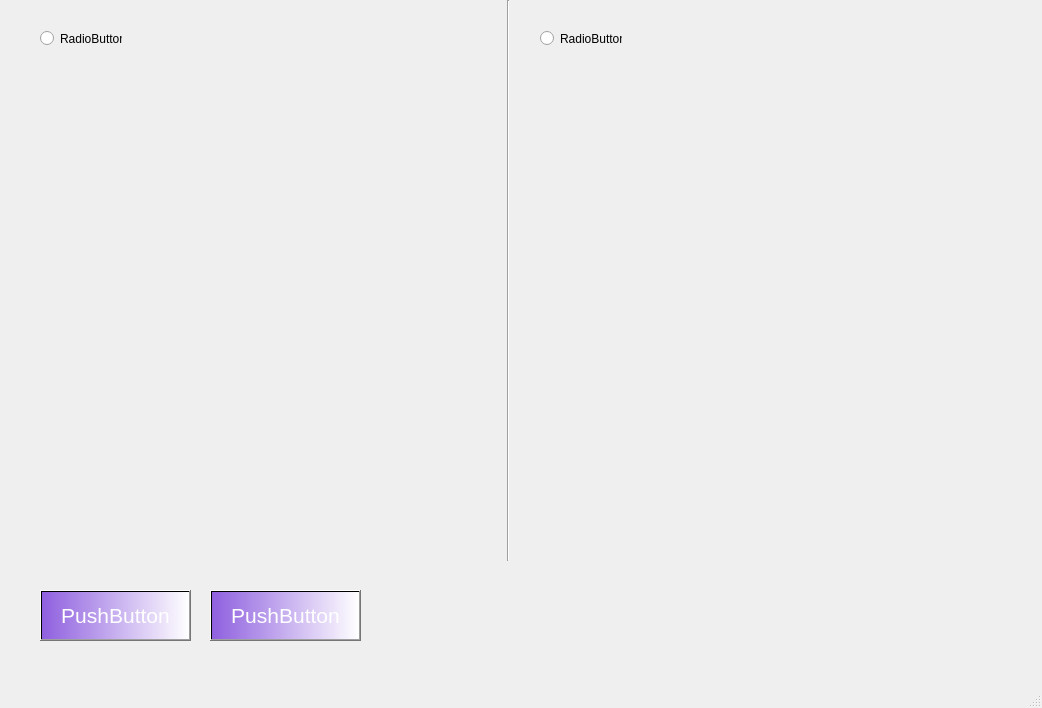
<?xml version="1.0" encoding="UTF-8"?>
<ui version="4.0">
 <class>MainWindow</class>
 <widget class="QMainWindow" name="MainWindow">
  <property name="geometry">
   <rect>
    <x>0</x>
    <y>0</y>
    <width>1042</width>
    <height>708</height>
   </rect>
  </property>
  <property name="windowTitle">
   <string>Файловый Менеджер </string>
  </property>
  <widget class="QWidget" name="centralwidget">
   <widget class="QPushButton" name="pushButton">
    <property name="geometry">
     <rect>
      <x>40</x>
      <y>590</y>
      <width>151</width>
      <height>51</height>
     </rect>
    </property>
    <property name="font">
     <font>
      <pointsize>16</pointsize>
     </font>
    </property>
    <property name="styleSheet">
     <string notr="true">background-color: qlineargradient(spread:pad, x1:0, y1:0, x2:1, y2:0, stop:0 rgba(0, 0, 0, 255), stop:1 rgba(255, 255, 255, 255));
background-color: qlineargradient(spread:pad, x1:0, y1:0, x2:1, y2:0, stop:0 rgba(143, 96, 223, 255), stop:1 rgba(255, 255, 255, 255));
color: rgb(255, 255, 255);</string>
    </property>
    <property name="text">
     <string>PushButton</string>
    </property>
   </widget>
   <widget class="QPushButton" name="pushButton_2">
    <property name="geometry">
     <rect>
      <x>210</x>
      <y>590</y>
      <width>151</width>
      <height>51</height>
     </rect>
    </property>
    <property name="font">
     <font>
      <pointsize>16</pointsize>
     </font>
    </property>
    <property name="styleSheet">
     <string notr="true">background-color: qlineargradient(spread:pad, x1:0, y1:0, x2:1, y2:0, stop:0 rgba(0, 0, 0, 255), stop:1 rgba(255, 255, 255, 255));
background-color: qlineargradient(spread:pad, x1:0, y1:0, x2:1, y2:0, stop:0 rgba(143, 96, 223, 255), stop:1 rgba(255, 255, 255, 255));
color: rgb(255, 255, 255);</string>
    </property>
    <property name="text">
     <string>PushButton</string>
    </property>
   </widget>
   <widget class="Line" name="line">
    <property name="geometry">
     <rect>
      <x>500</x>
      <y>0</y>
      <width>16</width>
      <height>561</height>
     </rect>
    </property>
    <property name="orientation">
     <enum>Qt::Vertical</enum>
    </property>
   </widget>
   <widget class="QRadioButton" name="radioButton">
    <property name="geometry">
     <rect>
      <x>40</x>
      <y>30</y>
      <width>82</width>
      <height>17</height>
     </rect>
    </property>
    <property name="text">
     <string>RadioButton</string>
    </property>
   </widget>
   <widget class="QRadioButton" name="radioButton_2">
    <property name="geometry">
     <rect>
      <x>540</x>
      <y>30</y>
      <width>82</width>
      <height>17</height>
     </rect>
    </property>
    <property name="text">
     <string>RadioButton</string>
    </property>
   </widget>
  </widget>
  <widget class="QMenuBar" name="menubar">
   <property name="geometry">
    <rect>
     <x>0</x>
     <y>0</y>
     <width>1042</width>
     <height>21</height>
    </rect>
   </property>
  </widget>
  <widget class="QStatusBar" name="statusbar"/>
 </widget>
 <resources/>
 <connections/>
</ui>
